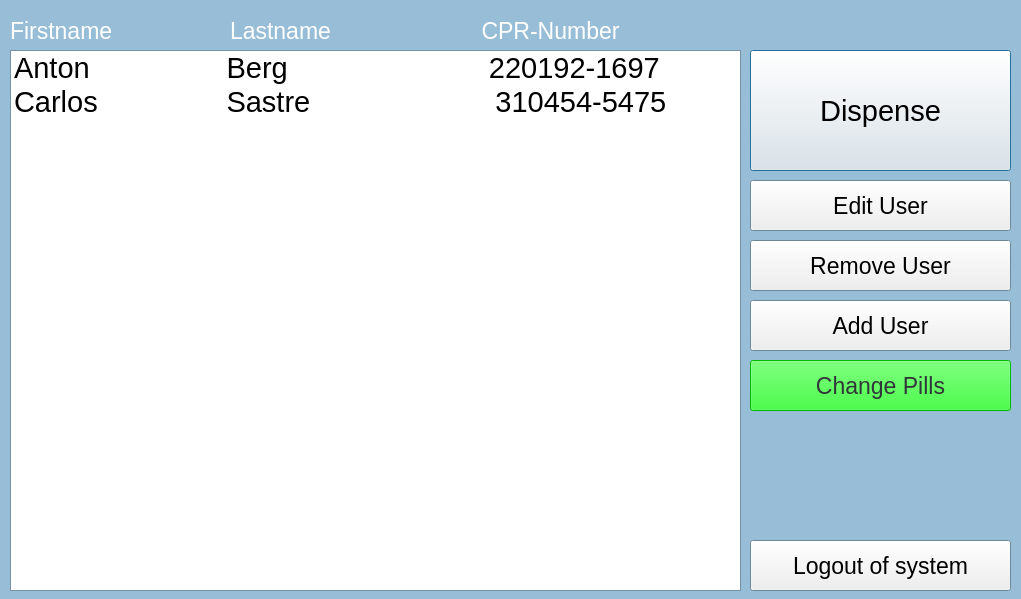
<?xml version="1.0" encoding="UTF-8"?>
<ui version="4.0">
 <class>Dialog</class>
 <widget class="QDialog" name="Dialog">
  <property name="enabled">
   <bool>true</bool>
  </property>
  <property name="geometry">
   <rect>
    <x>0</x>
    <y>0</y>
    <width>1021</width>
    <height>599</height>
   </rect>
  </property>
  <property name="palette">
   <palette>
    <active>
     <colorrole role="Base">
      <brush brushstyle="SolidPattern">
       <color alpha="255">
        <red>255</red>
        <green>255</green>
        <blue>255</blue>
       </color>
      </brush>
     </colorrole>
     <colorrole role="Window">
      <brush brushstyle="SolidPattern">
       <color alpha="255">
        <red>152</red>
        <green>190</green>
        <blue>215</blue>
       </color>
      </brush>
     </colorrole>
    </active>
    <inactive>
     <colorrole role="Base">
      <brush brushstyle="SolidPattern">
       <color alpha="255">
        <red>255</red>
        <green>255</green>
        <blue>255</blue>
       </color>
      </brush>
     </colorrole>
     <colorrole role="Window">
      <brush brushstyle="SolidPattern">
       <color alpha="255">
        <red>152</red>
        <green>190</green>
        <blue>215</blue>
       </color>
      </brush>
     </colorrole>
    </inactive>
    <disabled>
     <colorrole role="Base">
      <brush brushstyle="SolidPattern">
       <color alpha="255">
        <red>152</red>
        <green>190</green>
        <blue>215</blue>
       </color>
      </brush>
     </colorrole>
     <colorrole role="Window">
      <brush brushstyle="SolidPattern">
       <color alpha="255">
        <red>152</red>
        <green>190</green>
        <blue>215</blue>
       </color>
      </brush>
     </colorrole>
    </disabled>
   </palette>
  </property>
  <property name="windowTitle">
   <string>Dialog</string>
  </property>
  <widget class="QPushButton" name="pushButton">
   <property name="geometry">
    <rect>
     <x>750</x>
     <y>50</y>
     <width>261</width>
     <height>121</height>
    </rect>
   </property>
   <property name="font">
    <font>
     <pointsize>22</pointsize>
    </font>
   </property>
   <property name="text">
    <string>Dispense</string>
   </property>
  </widget>
  <widget class="QListWidget" name="listWidget">
   <property name="enabled">
    <bool>true</bool>
   </property>
   <property name="geometry">
    <rect>
     <x>10</x>
     <y>50</y>
     <width>731</width>
     <height>541</height>
    </rect>
   </property>
   <property name="font">
    <font>
     <pointsize>22</pointsize>
    </font>
   </property>
   <item>
    <property name="text">
     <string>Anton                 Berg                         220192-1697</string>
    </property>
   </item>
   <item>
    <property name="text">
     <string>Carlos                Sastre                       310454-5475</string>
    </property>
   </item>
  </widget>
  <widget class="QLabel" name="label">
   <property name="geometry">
    <rect>
     <x>10</x>
     <y>10</y>
     <width>201</width>
     <height>41</height>
    </rect>
   </property>
   <property name="palette">
    <palette>
     <active>
      <colorrole role="WindowText">
       <brush brushstyle="SolidPattern">
        <color alpha="255">
         <red>255</red>
         <green>255</green>
         <blue>255</blue>
        </color>
       </brush>
      </colorrole>
     </active>
     <inactive>
      <colorrole role="WindowText">
       <brush brushstyle="SolidPattern">
        <color alpha="255">
         <red>255</red>
         <green>255</green>
         <blue>255</blue>
        </color>
       </brush>
      </colorrole>
     </inactive>
     <disabled>
      <colorrole role="WindowText">
       <brush brushstyle="SolidPattern">
        <color alpha="255">
         <red>143</red>
         <green>146</green>
         <blue>147</blue>
        </color>
       </brush>
      </colorrole>
     </disabled>
    </palette>
   </property>
   <property name="font">
    <font>
     <pointsize>17</pointsize>
    </font>
   </property>
   <property name="text">
    <string>Firstname</string>
   </property>
  </widget>
  <widget class="QLabel" name="label_2">
   <property name="geometry">
    <rect>
     <x>230</x>
     <y>10</y>
     <width>201</width>
     <height>41</height>
    </rect>
   </property>
   <property name="palette">
    <palette>
     <active>
      <colorrole role="WindowText">
       <brush brushstyle="SolidPattern">
        <color alpha="255">
         <red>255</red>
         <green>255</green>
         <blue>255</blue>
        </color>
       </brush>
      </colorrole>
      <colorrole role="Text">
       <brush brushstyle="SolidPattern">
        <color alpha="255">
         <red>255</red>
         <green>255</green>
         <blue>255</blue>
        </color>
       </brush>
      </colorrole>
     </active>
     <inactive>
      <colorrole role="WindowText">
       <brush brushstyle="SolidPattern">
        <color alpha="255">
         <red>255</red>
         <green>255</green>
         <blue>255</blue>
        </color>
       </brush>
      </colorrole>
      <colorrole role="Text">
       <brush brushstyle="SolidPattern">
        <color alpha="255">
         <red>255</red>
         <green>255</green>
         <blue>255</blue>
        </color>
       </brush>
      </colorrole>
     </inactive>
     <disabled>
      <colorrole role="WindowText">
       <brush brushstyle="SolidPattern">
        <color alpha="255">
         <red>143</red>
         <green>146</green>
         <blue>147</blue>
        </color>
       </brush>
      </colorrole>
      <colorrole role="Text">
       <brush brushstyle="SolidPattern">
        <color alpha="255">
         <red>143</red>
         <green>146</green>
         <blue>147</blue>
        </color>
       </brush>
      </colorrole>
     </disabled>
    </palette>
   </property>
   <property name="font">
    <font>
     <pointsize>17</pointsize>
    </font>
   </property>
   <property name="text">
    <string>Lastname</string>
   </property>
  </widget>
  <widget class="QLabel" name="label_3">
   <property name="geometry">
    <rect>
     <x>450</x>
     <y>10</y>
     <width>201</width>
     <height>41</height>
    </rect>
   </property>
   <property name="palette">
    <palette>
     <active>
      <colorrole role="WindowText">
       <brush brushstyle="SolidPattern">
        <color alpha="255">
         <red>255</red>
         <green>255</green>
         <blue>255</blue>
        </color>
       </brush>
      </colorrole>
     </active>
     <inactive>
      <colorrole role="WindowText">
       <brush brushstyle="SolidPattern">
        <color alpha="255">
         <red>255</red>
         <green>255</green>
         <blue>255</blue>
        </color>
       </brush>
      </colorrole>
     </inactive>
     <disabled>
      <colorrole role="WindowText">
       <brush brushstyle="SolidPattern">
        <color alpha="255">
         <red>143</red>
         <green>146</green>
         <blue>147</blue>
        </color>
       </brush>
      </colorrole>
     </disabled>
    </palette>
   </property>
   <property name="font">
    <font>
     <pointsize>17</pointsize>
    </font>
   </property>
   <property name="frameShape">
    <enum>QFrame::NoFrame</enum>
   </property>
   <property name="lineWidth">
    <number>4</number>
   </property>
   <property name="text">
    <string>CPR-Number</string>
   </property>
   <property name="alignment">
    <set>Qt::AlignCenter</set>
   </property>
  </widget>
  <widget class="QPushButton" name="pushButton_2">
   <property name="geometry">
    <rect>
     <x>750</x>
     <y>180</y>
     <width>261</width>
     <height>51</height>
    </rect>
   </property>
   <property name="font">
    <font>
     <pointsize>17</pointsize>
    </font>
   </property>
   <property name="text">
    <string>Edit User</string>
   </property>
  </widget>
  <widget class="QPushButton" name="pushButton_3">
   <property name="geometry">
    <rect>
     <x>750</x>
     <y>240</y>
     <width>261</width>
     <height>51</height>
    </rect>
   </property>
   <property name="font">
    <font>
     <pointsize>17</pointsize>
    </font>
   </property>
   <property name="text">
    <string>Remove User</string>
   </property>
  </widget>
  <widget class="QPushButton" name="pushButton_4">
   <property name="geometry">
    <rect>
     <x>750</x>
     <y>300</y>
     <width>261</width>
     <height>51</height>
    </rect>
   </property>
   <property name="font">
    <font>
     <pointsize>17</pointsize>
    </font>
   </property>
   <property name="text">
    <string>Add User</string>
   </property>
  </widget>
  <widget class="QPushButton" name="pushButton_5">
   <property name="geometry">
    <rect>
     <x>750</x>
     <y>360</y>
     <width>261</width>
     <height>51</height>
    </rect>
   </property>
   <property name="palette">
    <palette>
     <active>
      <colorrole role="WindowText">
       <brush brushstyle="SolidPattern">
        <color alpha="255">
         <red>49</red>
         <green>55</green>
         <blue>57</blue>
        </color>
       </brush>
      </colorrole>
      <colorrole role="Button">
       <brush brushstyle="SolidPattern">
        <color alpha="255">
         <red>0</red>
         <green>255</green>
         <blue>0</blue>
        </color>
       </brush>
      </colorrole>
      <colorrole role="Light">
       <brush brushstyle="SolidPattern">
        <color alpha="255">
         <red>170</red>
         <green>255</green>
         <blue>0</blue>
        </color>
       </brush>
      </colorrole>
      <colorrole role="Midlight">
       <brush brushstyle="SolidPattern">
        <color alpha="255">
         <red>170</red>
         <green>255</green>
         <blue>0</blue>
        </color>
       </brush>
      </colorrole>
      <colorrole role="Dark">
       <brush brushstyle="SolidPattern">
        <color alpha="255">
         <red>123</red>
         <green>198</green>
         <blue>77</blue>
        </color>
       </brush>
      </colorrole>
      <colorrole role="Mid">
       <brush brushstyle="SolidPattern">
        <color alpha="255">
         <red>106</red>
         <green>184</green>
         <blue>92</blue>
        </color>
       </brush>
      </colorrole>
      <colorrole role="Text">
       <brush brushstyle="SolidPattern">
        <color alpha="255">
         <red>49</red>
         <green>55</green>
         <blue>57</blue>
        </color>
       </brush>
      </colorrole>
      <colorrole role="BrightText">
       <brush brushstyle="SolidPattern">
        <color alpha="255">
         <red>134</red>
         <green>255</green>
         <blue>199</blue>
        </color>
       </brush>
      </colorrole>
      <colorrole role="ButtonText">
       <brush brushstyle="SolidPattern">
        <color alpha="255">
         <red>49</red>
         <green>55</green>
         <blue>57</blue>
        </color>
       </brush>
      </colorrole>
      <colorrole role="Base">
       <brush brushstyle="SolidPattern">
        <color alpha="255">
         <red>0</red>
         <green>255</green>
         <blue>0</blue>
        </color>
       </brush>
      </colorrole>
      <colorrole role="Window">
       <brush brushstyle="SolidPattern">
        <color alpha="255">
         <red>0</red>
         <green>255</green>
         <blue>0</blue>
        </color>
       </brush>
      </colorrole>
      <colorrole role="Shadow">
       <brush brushstyle="SolidPattern">
        <color alpha="255">
         <red>69</red>
         <green>183</green>
         <blue>61</blue>
        </color>
       </brush>
      </colorrole>
      <colorrole role="HighlightedText">
       <brush brushstyle="SolidPattern">
        <color alpha="255">
         <red>170</red>
         <green>255</green>
         <blue>0</blue>
        </color>
       </brush>
      </colorrole>
      <colorrole role="AlternateBase">
       <brush brushstyle="SolidPattern">
        <color alpha="255">
         <red>130</red>
         <green>239</green>
         <blue>96</blue>
        </color>
       </brush>
      </colorrole>
     </active>
     <inactive>
      <colorrole role="WindowText">
       <brush brushstyle="SolidPattern">
        <color alpha="255">
         <red>49</red>
         <green>55</green>
         <blue>57</blue>
        </color>
       </brush>
      </colorrole>
      <colorrole role="Button">
       <brush brushstyle="SolidPattern">
        <color alpha="255">
         <red>0</red>
         <green>255</green>
         <blue>0</blue>
        </color>
       </brush>
      </colorrole>
      <colorrole role="Light">
       <brush brushstyle="SolidPattern">
        <color alpha="255">
         <red>170</red>
         <green>255</green>
         <blue>0</blue>
        </color>
       </brush>
      </colorrole>
      <colorrole role="Midlight">
       <brush brushstyle="SolidPattern">
        <color alpha="255">
         <red>170</red>
         <green>255</green>
         <blue>0</blue>
        </color>
       </brush>
      </colorrole>
      <colorrole role="Dark">
       <brush brushstyle="SolidPattern">
        <color alpha="255">
         <red>123</red>
         <green>198</green>
         <blue>77</blue>
        </color>
       </brush>
      </colorrole>
      <colorrole role="Mid">
       <brush brushstyle="SolidPattern">
        <color alpha="255">
         <red>106</red>
         <green>184</green>
         <blue>92</blue>
        </color>
       </brush>
      </colorrole>
      <colorrole role="Text">
       <brush brushstyle="SolidPattern">
        <color alpha="255">
         <red>49</red>
         <green>55</green>
         <blue>57</blue>
        </color>
       </brush>
      </colorrole>
      <colorrole role="BrightText">
       <brush brushstyle="SolidPattern">
        <color alpha="255">
         <red>134</red>
         <green>255</green>
         <blue>199</blue>
        </color>
       </brush>
      </colorrole>
      <colorrole role="ButtonText">
       <brush brushstyle="SolidPattern">
        <color alpha="255">
         <red>49</red>
         <green>55</green>
         <blue>57</blue>
        </color>
       </brush>
      </colorrole>
      <colorrole role="Base">
       <brush brushstyle="SolidPattern">
        <color alpha="255">
         <red>0</red>
         <green>255</green>
         <blue>0</blue>
        </color>
       </brush>
      </colorrole>
      <colorrole role="Window">
       <brush brushstyle="SolidPattern">
        <color alpha="255">
         <red>0</red>
         <green>255</green>
         <blue>0</blue>
        </color>
       </brush>
      </colorrole>
      <colorrole role="Shadow">
       <brush brushstyle="SolidPattern">
        <color alpha="255">
         <red>69</red>
         <green>183</green>
         <blue>61</blue>
        </color>
       </brush>
      </colorrole>
      <colorrole role="HighlightedText">
       <brush brushstyle="SolidPattern">
        <color alpha="255">
         <red>170</red>
         <green>255</green>
         <blue>0</blue>
        </color>
       </brush>
      </colorrole>
      <colorrole role="AlternateBase">
       <brush brushstyle="SolidPattern">
        <color alpha="255">
         <red>130</red>
         <green>239</green>
         <blue>96</blue>
        </color>
       </brush>
      </colorrole>
     </inactive>
     <disabled>
      <colorrole role="WindowText">
       <brush brushstyle="SolidPattern">
        <color alpha="255">
         <red>123</red>
         <green>198</green>
         <blue>77</blue>
        </color>
       </brush>
      </colorrole>
      <colorrole role="Button">
       <brush brushstyle="SolidPattern">
        <color alpha="255">
         <red>0</red>
         <green>255</green>
         <blue>0</blue>
        </color>
       </brush>
      </colorrole>
      <colorrole role="Light">
       <brush brushstyle="SolidPattern">
        <color alpha="255">
         <red>170</red>
         <green>255</green>
         <blue>0</blue>
        </color>
       </brush>
      </colorrole>
      <colorrole role="Midlight">
       <brush brushstyle="SolidPattern">
        <color alpha="255">
         <red>170</red>
         <green>255</green>
         <blue>0</blue>
        </color>
       </brush>
      </colorrole>
      <colorrole role="Dark">
       <brush brushstyle="SolidPattern">
        <color alpha="255">
         <red>123</red>
         <green>198</green>
         <blue>77</blue>
        </color>
       </brush>
      </colorrole>
      <colorrole role="Mid">
       <brush brushstyle="SolidPattern">
        <color alpha="255">
         <red>106</red>
         <green>184</green>
         <blue>92</blue>
        </color>
       </brush>
      </colorrole>
      <colorrole role="Text">
       <brush brushstyle="SolidPattern">
        <color alpha="255">
         <red>123</red>
         <green>198</green>
         <blue>77</blue>
        </color>
       </brush>
      </colorrole>
      <colorrole role="BrightText">
       <brush brushstyle="SolidPattern">
        <color alpha="255">
         <red>134</red>
         <green>255</green>
         <blue>199</blue>
        </color>
       </brush>
      </colorrole>
      <colorrole role="ButtonText">
       <brush brushstyle="SolidPattern">
        <color alpha="255">
         <red>123</red>
         <green>198</green>
         <blue>77</blue>
        </color>
       </brush>
      </colorrole>
      <colorrole role="Base">
       <brush brushstyle="SolidPattern">
        <color alpha="255">
         <red>0</red>
         <green>255</green>
         <blue>0</blue>
        </color>
       </brush>
      </colorrole>
      <colorrole role="Window">
       <brush brushstyle="SolidPattern">
        <color alpha="255">
         <red>0</red>
         <green>255</green>
         <blue>0</blue>
        </color>
       </brush>
      </colorrole>
      <colorrole role="Shadow">
       <brush brushstyle="SolidPattern">
        <color alpha="255">
         <red>69</red>
         <green>183</green>
         <blue>61</blue>
        </color>
       </brush>
      </colorrole>
      <colorrole role="HighlightedText">
       <brush brushstyle="SolidPattern">
        <color alpha="255">
         <red>170</red>
         <green>255</green>
         <blue>0</blue>
        </color>
       </brush>
      </colorrole>
      <colorrole role="AlternateBase">
       <brush brushstyle="SolidPattern">
        <color alpha="255">
         <red>130</red>
         <green>239</green>
         <blue>96</blue>
        </color>
       </brush>
      </colorrole>
     </disabled>
    </palette>
   </property>
   <property name="font">
    <font>
     <pointsize>17</pointsize>
    </font>
   </property>
   <property name="styleSheet">
    <string notr="true">QPushButton{
    background-color: rgb(0, 255, 0)
}</string>
   </property>
   <property name="text">
    <string>Change Pills</string>
   </property>
  </widget>
  <widget class="QPushButton" name="pushButton_6">
   <property name="geometry">
    <rect>
     <x>750</x>
     <y>540</y>
     <width>261</width>
     <height>51</height>
    </rect>
   </property>
   <property name="font">
    <font>
     <pointsize>17</pointsize>
    </font>
   </property>
   <property name="text">
    <string>Logout of system</string>
   </property>
  </widget>
 </widget>
 <resources/>
 <connections/>
</ui>
